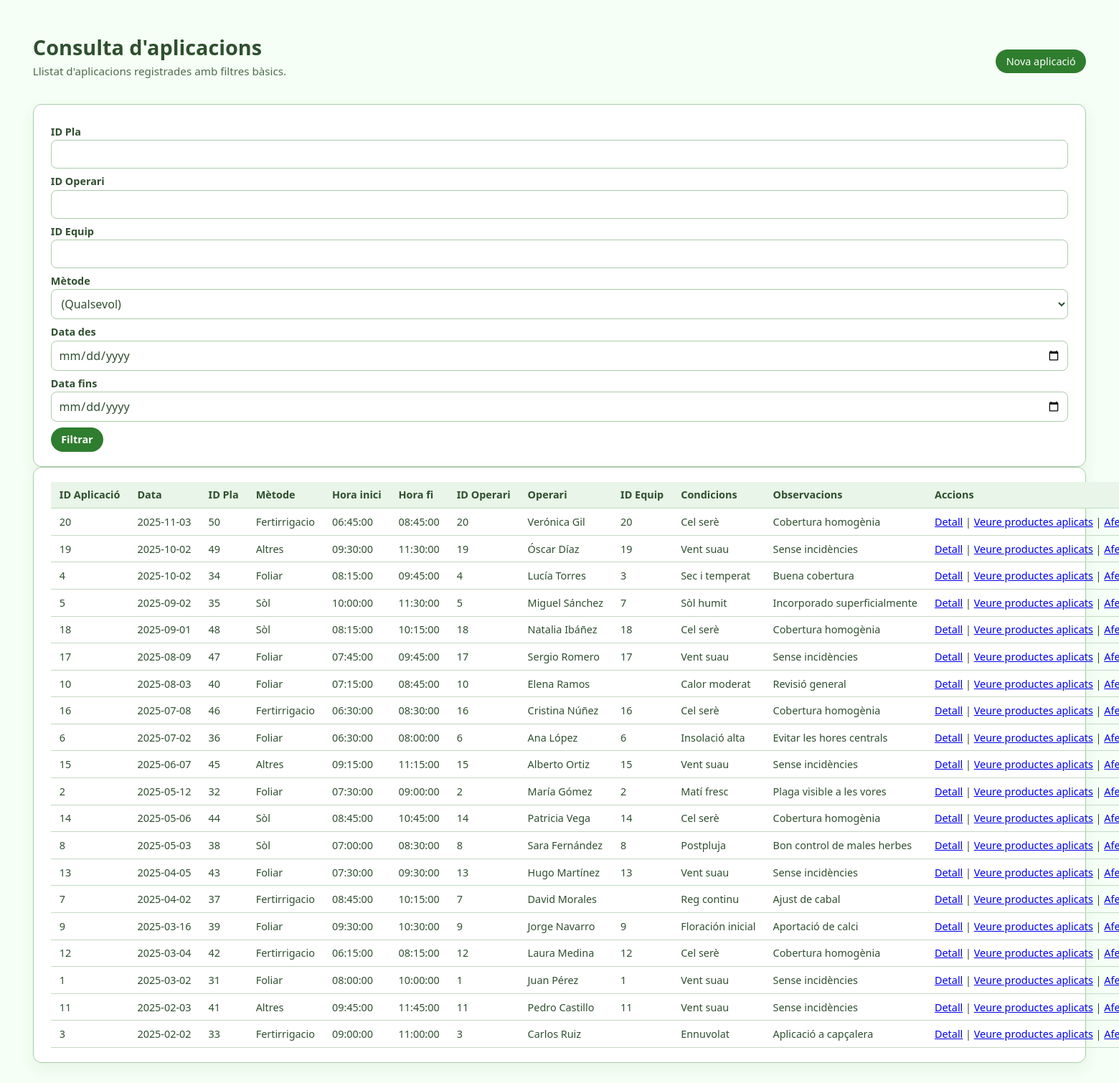
Page /PHP/consulta_aplicacions.php on the committed database.
### tables this page shows
CREATE TABLE `aplicacio` (
  `id_aplicacio` int(11) NOT NULL AUTO_INCREMENT,
  `id_pla` int(11) DEFAULT NULL,
  `data` date NOT NULL,
  `hora_inici` time DEFAULT NULL,
  `hora_fi` time DEFAULT NULL,
  `metode` enum('Fertirrigacio','Foliar','Sòl','Altres') DEFAULT NULL,
  `condicions_ambientals` text DEFAULT NULL,
  `id_operari` int(11) DEFAULT NULL,
  `id_equip` int(11) DEFAULT NULL,
  `observacions` text DEFAULT NULL,
  PRIMARY KEY (`id_aplicacio`),
  KEY `fk_ap_pla` (`id_pla`),
  KEY `fk_ap_oper` (`id_operari`),
  KEY `fk_ap_equip` (`id_equip`),
  CONSTRAINT `fk_ap_equip` FOREIGN KEY (`id_equip`) REFERENCES `equip` (`id_equip`),
  CONSTRAINT `fk_ap_oper` FOREIGN KEY (`id_operari`) REFERENCES `operari` (`id_operari`),
  CONSTRAINT `fk_ap_pla` FOREIGN KEY (`id_pla`) REFERENCES `pla_tractament` (`id_pla`)
);

CREATE TABLE `operari` (
  `id_operari` int(11) NOT NULL AUTO_INCREMENT,
  `nom` varchar(200) NOT NULL,
  `carnet_aplicador` varchar(100) DEFAULT NULL,
  `id_treballador` int(11) DEFAULT NULL,
  PRIMARY KEY (`id_operari`),
  KEY `fk_operari_treballador` (`id_treballador`),
  CONSTRAINT `fk_operari_treballador` FOREIGN KEY (`id_treballador`) REFERENCES `treballador` (`id_treballador`)
);

### PHP/consulta_aplicacions.php (the view, shortened to what this page needs)
<?php
$conn = db_connect();
$id_pla = trim($_GET['id_pla'] ?? '');
$id_operari = trim($_GET['id_operari'] ?? '');
$id_equip = trim($_GET['id_equip'] ?? '');
$data_des = trim($_GET['data_des'] ?? '');
$data_fins = trim($_GET['data_fins'] ?? '');
$sql = "
    SELECT
        a.id_aplicacio,
        a.id_pla,
        a.data,
        a.hora_inici,
        a.hora_fi,
        a.metode,
        a.condicions_ambientals,
        a.id_operari,
        o.nom AS operari_nom,
        a.id_equip,
        a.observacions
    FROM aplicacio a
    LEFT JOIN operari o ON o.id_operari = a.id_operari
";
$sql .= ' ORDER BY a.data DESC, a.id_aplicacio DESC';
$rows = [];
$stmt = $conn->prepare($sql);
if ($stmt) {
    if ($stmt->execute()) {
        $result = $stmt->get_result();
        while ($row = $result->fetch_assoc()) {
            $rows[] = $row;
        }
    }
}
?>
<!DOCTYPE html>
<html lang="ca">
<head>
    <link rel="stylesheet" href="../HTML/styles.css">
</head>
<body>
<div class="page">
    <div class="page-header">
        <div class="panel-header">
            <div>
                <h1>Consulta d'aplicacions</h1>
                <p class="page-subtitle">Llistat d'aplicacions registrades amb filtres bàsics.</p>
            </div>
            <div class="page-header-actions">
                <a class="btn btn-primary" href="../HTML/aplicacio.html">Nova aplicació</a>
            </div>
        </div>
    </div>
    <div class="panel">
        <form method="get" class="form-grid-2">
            <label>ID Pla</label>
            <input type="number" name="id_pla" value="<?php echo htmlspecialchars($id_pla); ?>">
            <label>ID Operari</label>
            <input type="number" name="id_operari" value="<?php echo htmlspecialchars($id_operari); ?>">
            <label>ID Equip</label>
            <input type="number" name="id_equip" value="<?php echo htmlspecialchars($id_equip); ?>">
            <label>Mètode</label>
            <select name="metode">
                <option value="">(Qualsevol)</option>
            </select>
            <label>Data des</label>
            <input type="date" name="data_des" value="<?php echo htmlspecialchars($data_des); ?>">
            <label>Data fins</label>
            <input type="date" name="data_fins" value="<?php echo htmlspecialchars($data_fins); ?>">
            <button type="submit" class="btn btn-primary mt-2">Filtrar</button>
        </form>
    </div>
    <div class="panel">
        <div class="table-wrap">
            <table class="table">
                <thead>
                    <tr>
                        <th>ID Aplicació</th>
                        <th>Data</th>
                        <th>ID Pla</th>
                        <th>Mètode</th>
                        <th>Hora inici</th>
                        <th>Hora fi</th>
                        <th>ID Operari</th>
                        <th>Operari</th>
                        <th>ID Equip</th>
                        <th>Condicions</th>
                        <th>Observacions</th>
                        <th>Accions</th>
                    </tr>
                </thead>
                <tbody>
                <?php if (empty($rows)): ?>
                    <tr><td colspan="12">No s'han trobat aplicacions.</td></tr>
                <?php else: ?>
                    <?php foreach ($rows as $row): ?>
                    <tr>
                        <td><?php echo (int) $row['id_aplicacio']; ?></td>
                        <td><?php echo htmlspecialchars($row['data'] ?? ''); ?></td>
                        <td><?php echo htmlspecialchars($row['id_pla'] ?? ''); ?></td>
                        <td><?php echo htmlspecialchars($row['metode'] ?? ''); ?></td>
                        <td><?php echo htmlspecialchars($row['hora_inici'] ?? ''); ?></td>
                        <td><?php echo htmlspecialchars($row['hora_fi'] ?? ''); ?></td>
                        <td><?php echo htmlspecialchars($row['id_operari'] ?? ''); ?></td>
                        <td><?php echo htmlspecialchars($row['operari_nom'] ?? ''); ?></td>
                        <td><?php echo htmlspecialchars($row['id_equip'] ?? ''); ?></td>
                        <td><?php echo htmlspecialchars($row['condicions_ambientals'] ?? ''); ?></td>
                        <td><?php echo htmlspecialchars($row['observacions'] ?? ''); ?></td>
                        <td>
                            <a href="aplicacio_detall.php?id_aplicacio=<?php echo urlencode((string) ($row['id_aplicacio'] ?? '')); ?>">Detall</a>
                            |
                            <a href="consulta_aplicacio_productes.php?id_aplicacio=<?php echo urlencode((string) ($row['id_aplicacio'] ?? '')); ?>">Veure productes aplicats</a>
                            |
                            <a href="../HTML/aplicacio_productes.html?id_aplicacio=<?php echo urlencode((string) ($row['id_aplicacio'] ?? '')); ?>">Afegir productes</a>
                        </td>
                    </tr>
                    <?php endforeach; ?>
                <?php endif; ?>
                </tbody>
            </table>
        </div>
    </div>
</div>
</body>
</html>

### HTML/styles.css (style rules this page uses)
*, *::before, *::after { box-sizing: border-box; }
html, body { margin: 0; padding: 0; }
body { font-family: system-ui, -apple-system, BlinkMacSystemFont, "Segoe UI", sans-serif; background: #f0f4f0; color: #2f4f2f; }
body:not(.app-layout-body) { padding: 1.5rem; min-height: 100vh; background: #f5fff5; }
.page { max-width: 1600px; margin: 0 auto; padding: clamp(1rem, 1.4vw, 1.5rem); color: #2f4f2f; }
.page-header { margin-bottom: 1.25rem; }
.page-header h1, .page-header h2 { margin: 0; font-size: 1.8rem; color: #2f4f2f; }
.page-subtitle { margin: 0.25rem 0 1rem; color: #4c6b4c; font-size: 0.95rem; }
.panel { background: #ffffff; border-radius: 0.75rem; padding: 1.25rem 1.5rem; border: 1px solid #aacbaa; box-shadow: 0 8px 20px rgba(47, 125, 47, 0.08); }
.panel-header { display: flex; justify-content: space-between; align-items: center; margin-bottom: 0.75rem; color: #2f4f2f; }
form { display: block; width: 100%; }
label { font-weight: 600; font-size: 0.9rem; color: #2f4f2f; display: block; margin-top: 0.5rem; margin-bottom: 0.15rem; }
input, textarea, select { width: 100%; padding: 0.5rem 0.6rem; border-radius: 0.5rem; border: 1px solid #aacbaa; font: inherit; color: inherit; background-color: #ffffff; }
.btn { display: inline-flex; align-items: center; justify-content: center; padding: 0.45rem 0.9rem; border-radius: 999px; border: none; font-size: 0.9rem; cursor: pointer; text-decoration: none; gap: 0.35rem; }
.btn-primary { background: #2f7d2f; color: #ffffff; }
button { font: inherit; }
form button { background: #2f7d2f; color: #ffffff; border: 1px solid #2f7d2f; padding: 0.6rem 0.75rem; border-radius: 0.5rem; cursor: pointer; font-weight: 600; transition: background 0.15s ease, border-color 0.15s ease; }
.table { width: max-content; min-width: 100%; border-collapse: collapse; font-size: 0.9rem; color: #2f4f2f; }
.table thead { background: #e8f5e8; }
.table th, .table td { padding: 0.55rem 0.75rem; border-bottom: 1px solid #c3d9c3; text-align: left; }
.mt-2 { margin-top: 0.5rem; }

### rows in the picture
aplicacio: id_aplicacio "20", data "2025-11-03", id_pla "50", metode "Fertirrigacio", hora_inici "06:45:00", hora_fi "08:45:00", id_operari "20", id_operari.nom "Verónica Gil", id_equip "20", condicions_ambientals "Cel serè", observacions "Cobertura homogènia"
aplicacio: id_aplicacio "19", data "2025-10-02", id_pla "49", metode "Altres", hora_inici "09:30:00", hora_fi "11:30:00", id_operari "19", id_operari.nom "Óscar Díaz", id_equip "19", condicions_ambientals "Vent suau", observacions "Sense incidències"
aplicacio: id_aplicacio "4", data "2025-10-02", id_pla "34", metode "Foliar", hora_inici "08:15:00", hora_fi "09:45:00", id_operari "4", id_operari.nom "Lucía Torres", id_equip "3", condicions_ambientals "Sec i temperat", observacions "Buena cobertura"
aplicacio: id_aplicacio "5", data "2025-09-02", id_pla "35", metode "Sòl", hora_inici "10:00:00", hora_fi "11:30:00", id_operari "5", id_operari.nom "Miguel Sánchez", id_equip "7", condicions_ambientals "Sòl humit", observacions "Incorporado superficialmente"
aplicacio: id_aplicacio "18", data "2025-09-01", id_pla "48", metode "Sòl", hora_inici "08:15:00", hora_fi "10:15:00", id_operari "18", id_operari.nom "Natalia Ibáñez", id_equip "18", condicions_ambientals "Cel serè", observacions "Cobertura homogènia"
aplicacio: id_aplicacio "17", data "2025-08-09", id_pla "47", metode "Foliar", hora_inici "07:45:00", hora_fi "09:45:00", id_operari "17", id_operari.nom "Sergio Romero", id_equip "17", condicions_ambientals "Vent suau", observacions "Sense incidències"
aplicacio: id_aplicacio "10", data "2025-08-03", id_pla "40", metode "Foliar", hora_inici "07:15:00", hora_fi "08:45:00", id_operari "10", id_operari.nom "Elena Ramos", condicions_ambientals "Calor moderat", observacions "Revisió general"
aplicacio: id_aplicacio "16", data "2025-07-08", id_pla "46", metode "Fertirrigacio", hora_inici "06:30:00", hora_fi "08:30:00", id_operari "16", id_operari.nom "Cristina Núñez", id_equip "16", condicions_ambientals "Cel serè", observacions "Cobertura homogènia"
aplicacio: id_aplicacio "6", data "2025-07-02", id_pla "36", metode "Foliar", hora_inici "06:30:00", hora_fi "08:00:00", id_operari "6", id_operari.nom "Ana López", id_equip "6", condicions_ambientals "Insolació alta", observacions "Evitar les hores centrals"
aplicacio: id_aplicacio "15", data "2025-06-07", id_pla "45", metode "Altres", hora_inici "09:15:00", hora_fi "11:15:00", id_operari "15", id_operari.nom "Alberto Ortiz", id_equip "15", condicions_ambientals "Vent suau", observacions "Sense incidències"
aplicacio: id_aplicacio "2", data "2025-05-12", id_pla "32", metode "Foliar", hora_inici "07:30:00", hora_fi "09:00:00", id_operari "2", id_operari.nom "María Gómez", id_equip "2", condicions_ambientals "Matí fresc", observacions "Plaga visible a les vores"
aplicacio: id_aplicacio "14", data "2025-05-06", id_pla "44", metode "Sòl", hora_inici "08:45:00", hora_fi "10:45:00", id_operari "14", id_operari.nom "Patricia Vega", id_equip "14", condicions_ambientals "Cel serè", observacions "Cobertura homogènia"
aplicacio: id_aplicacio "8", data "2025-05-03", id_pla "38", metode "Sòl", hora_inici "07:00:00", hora_fi "08:30:00", id_operari "8", id_operari.nom "Sara Fernández", id_equip "8", condicions_ambientals "Postpluja", observacions "Bon control de males herbes"
aplicacio: id_aplicacio "13", data "2025-04-05", id_pla "43", metode "Foliar", hora_inici "07:30:00", hora_fi "09:30:00", id_operari "13", id_operari.nom "Hugo Martínez", id_equip "13", condicions_ambientals "Vent suau", observacions "Sense incidències"
aplicacio: id_aplicacio "7", data "2025-04-02", id_pla "37", metode "Fertirrigacio", hora_inici "08:45:00", hora_fi "10:15:00", id_operari "7", id_operari.nom "David Morales", condicions_ambientals "Reg continu", observacions "Ajust de cabal"
aplicacio: id_aplicacio "9", data "2025-03-16", id_pla "39", metode "Foliar", hora_inici "09:30:00", hora_fi "10:30:00", id_operari "9", id_operari.nom "Jorge Navarro", id_equip "9", condicions_ambientals "Floración inicial", observacions "Aportació de calci"
aplicacio: id_aplicacio "12", data "2025-03-04", id_pla "42", metode "Fertirrigacio", hora_inici "06:15:00", hora_fi "08:15:00", id_operari "12", id_operari.nom "Laura Medina", id_equip "12", condicions_ambientals "Cel serè", observacions "Cobertura homogènia"
aplicacio: id_aplicacio "1", data "2025-03-02", id_pla "31", metode "Foliar", hora_inici "08:00:00", hora_fi "10:00:00", id_operari "1", id_operari.nom "Juan Pérez", id_equip "1", condicions_ambientals "Vent suau", observacions "Sense incidències"
aplicacio: id_aplicacio "11", data "2025-02-03", id_pla "41", metode "Altres", hora_inici "09:45:00", hora_fi "11:45:00", id_operari "11", id_operari.nom "Pedro Castillo", id_equip "11", condicions_ambientals "Vent suau", observacions "Sense incidències"
aplicacio: id_aplicacio "3", data "2025-02-02", id_pla "33", metode "Fertirrigacio", hora_inici "09:00:00", hora_fi "11:00:00", id_operari "3", id_operari.nom "Carlos Ruiz", condicions_ambientals "Ennuvolat", observacions "Aplicació a capçalera"
